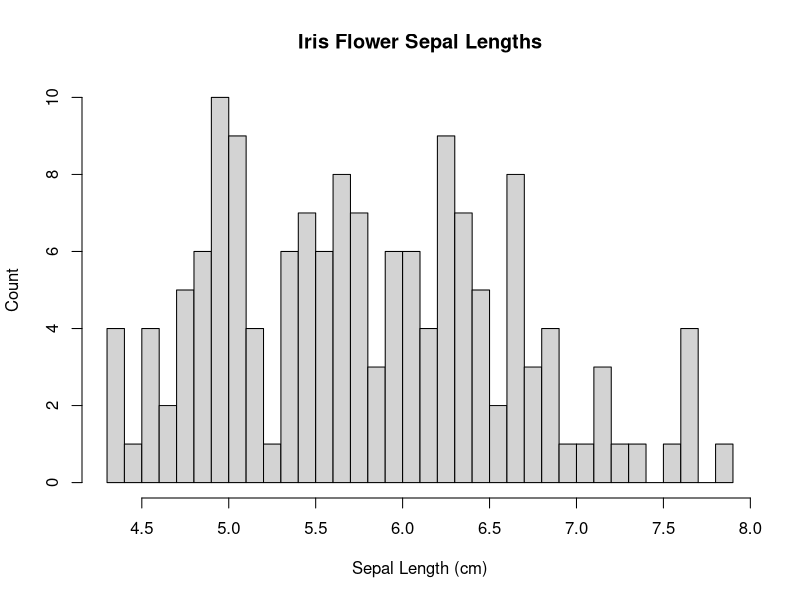
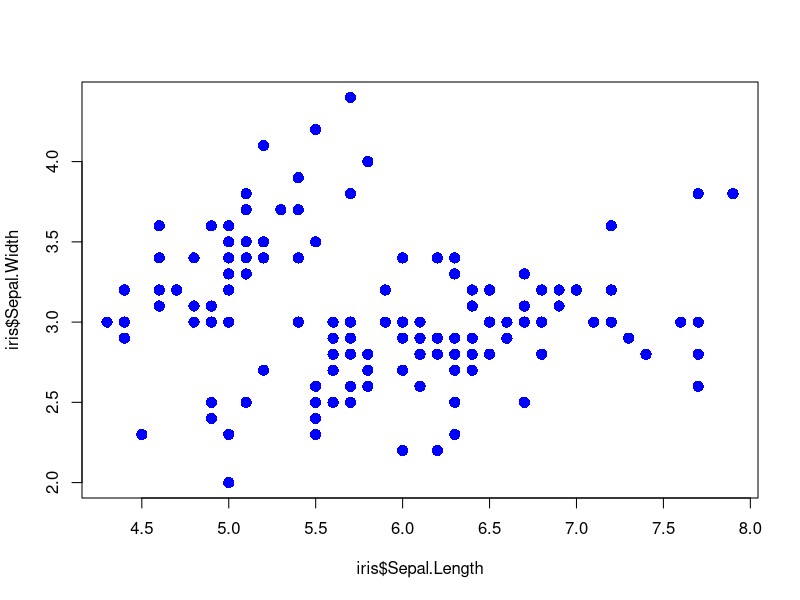
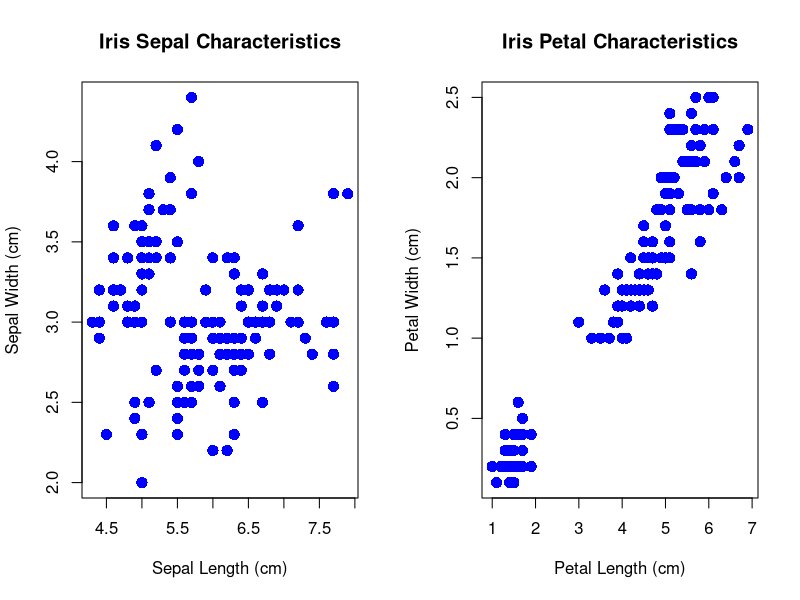
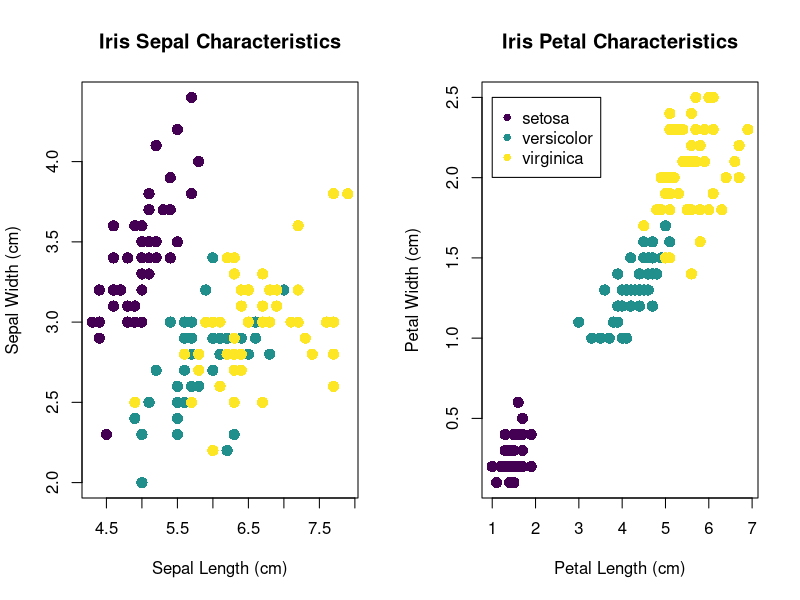

Write the R code that produced these figures, in order.
#### SETUP ####
getwd()
setwd('/Users/lylaatta/Documents/GitHub/intersession_data_2024/code/day3_plotting/lyla_demo_iris/')
library(datasets)
library(viridis)

data("iris")

#### DATA ####
class(iris)
dim(iris)
head(iris)
summary(iris)

#### PLOTTING ####

## plot histogram of Sepal Lengths
par(mfrow = c(1,1))
hist(iris$Sepal.Length, breaks = 30, 
     main = 'Iris Flower Sepal Lengths', xlab = 'Sepal Length (cm)', ylab = 'Count')

## plot Sepal Width vs Length
plot(iris$Sepal.Length, iris$Sepal.Width, pch = 16, cex = 1.5, col = 'blue')

## plot sepal and petal characteristics side by side
par(mfrow = c(1,2))
plot(iris$Sepal.Length, iris$Sepal.Width, 
     pch = 16, cex = 1.5, col = 'blue',
     main = 'Iris Sepal Characteristics', 
     xlab = 'Sepal Length (cm)', ylab = 'Sepal Width (cm)')
plot(iris$Petal.Length, iris$Petal.Width, 
     pch = 16, cex = 1.5, col = 'blue',
     main = 'Iris Petal Characteristics', 
     xlab = 'Petal Length (cm)', ylab = 'Petal Width (cm)')


## color by species and make color legend 
#viridis color for each unique species
col.species.unique <- viridis::viridis(length(unique(iris$Species)))
names(col.species.unique) <- unique(iris$Species)

#make species color character vector in same order as species in data 
col.idx <- match(iris$Species, names(col.species.unique))
col.species <- col.species.unique[col.idx]

png('iris_characteristics.png', width = 1000, height = 580) ## save figure

par(mfrow = c(1,2))
plot(iris$Sepal.Length, iris$Sepal.Width, 
     pch = 16, cex = 1.5, col = col.species,
     main = 'Iris Sepal Characteristics', 
     xlab = 'Sepal Length (cm)', ylab = 'Sepal Width (cm)')
plot(iris$Petal.Length, iris$Petal.Width, 
     pch = 16, cex = 1.5, col = col.species,
     main = 'Iris Petal Characteristics', 
     xlab = 'Petal Length (cm)', ylab = 'Petal Width (cm)')
## add legend to second plot
legend(x = 1, y = 2.5, 
       legend = names(col.species.unique),
       col = col.species.unique, pch = 16)
dev.off()
